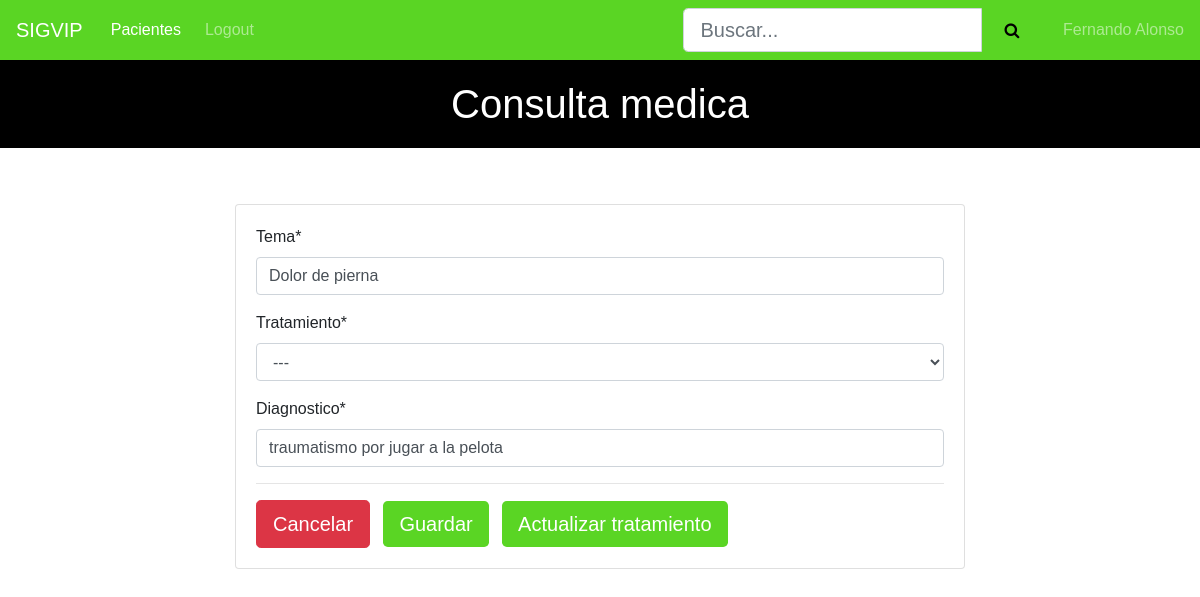
Screenshot of /ficha/1/detalle/1/update/ (signed in) with the database file from the repository.
### api/models.py (models this page shows, shortened)
class User(AbstractBaseUser,PermissionsMixin):
    rut = models.CharField(max_length=10,unique=True,validators=[verificador_run])
    nombre = models.CharField(max_length=45)
    apellidoP = models.CharField(max_length=45)
    apellidoM = models.CharField(max_length=45)
    especialidad = models.CharField(max_length=45)
    email = models.EmailField(max_length=60,unique=True)
    """Permisos de usuario"""
    is_active = models.BooleanField(default=True)
    is_staff = models.BooleanField(default=False)
    is_superuser = models.BooleanField(default=False)
    objects = UserManager()
    USERNAME_FIELD = 'email'
    REQUIRED_FIELDS = ['rut','nombre', 'apellidoP','apellidoM']

class ConsultaMedica(models.Model):
    tema = models.CharField(max_length=100)
    rut = models.ForeignKey(Paciente,default=None,on_delete=models.CASCADE)
    doctor = models.ForeignKey(User,default=None,on_delete=models.CASCADE)
    tratamiento = models.ForeignKey(Tratamiento,default=None,on_delete=models.CASCADE)
    diagnostico = models.CharField(max_length=200)
    fecha = models.DateField(default=date.today)
    fichas = models.Manager()

### ficha/views.py (the view)
# urls.py: re_path(r'^(?P<fk>\d+)/detalle/(?P<pk>\d+)/?update/$',views.ConsultaUpdate.as_view(success_url='pacientes/'),name='consulta_update'),
class ConsultaUpdate(UpdateView):
    model = ConsultaMedica
    template_name = './actualizar_ficha.html'
    fields = ['tema','tratamiento','diagnostico']

### api/models.py (called while the page is built)
    def __str__(self):
        return "{}".format(self.descripcion)

### ficha/templates/actualizar_ficha.html (shortened to what this page needs)
{% extends "base.html" %}
{% block pagina %}
<h1>Consulta medica</h1>
{% endblock %}
{% block content %}
{% load crispy_forms_tags %}
<br>
<br>
<div class="row">
    <div class="col-12 col-md-8 offset-md-2">
        <div class="card">
            <form action="" method="POST" class="card-body">
                {{form | crispy}}
                <hr>
                    <a class="btn btn-danger btn-lg" href="javascript:history.back()" role="button">Cancelar</a>
                    <input type="submit" class="btn btn-lg btn-primary " value="Guardar" onclick="Actualizar()"></input>
                    <a class="btn btn-primary btn-lg" href="{{object.tratamiento_id}}/" role="button">Actualizar tratamiento </a>
                </div>
        </div>
    </div>
</div>
{% endblock %}

### pacientes/templates/navbar.html (shortened to what this page needs)
<nav class="navbar navbar-expand-lg navbar-dark">
    <a class="navbar-brand" href="{% url 'index' %}">SIGVIP</a>
    <div class="collapse navbar-collapse" id="navbarNav">
      <ul class="navbar-nav mr-auto">
        {% if user.is_authenticated %}
            <li class="nav-item active">
                <a class="nav-link" href="/pacientes">Pacientes<span class="sr-only">(current)</span></a>
            </li>
            <li class="nav-item">
                <a class="nav-link" href="{% url 'logout' %}">Logout</a>
            </li>
        </ul>
        <div class="search" style="width: fit-content;margin-left: 35%">
            <form method="GET">
                <div id="custom-search-input">
                    <div class="input-group">
                        <input type="text" class="form-control btn-lg" placeholder="Buscar..." name="buscar"
                            value="{{request.GET.buscar}}">
                        <span class="input-group-list">
                            <button style="background-color: #5ad524;border: none;height: 44px;" type="submit"><i class="fa fa-search btn-lg"></i></button>
                        </span>
                    </div>
                </div>
            </form>
        </div>
        <span class="navbar-text" style="width: fit-content;margin-left: 2%">
            {{user.nombre}} {{user.apellidoP}}
        </span>
        {% else %}
            <li class="nav-item">
                <a class="nav-link" href="{% url 'login' %}">Login</a>
            </li>
        {% endif %}
    </div>
</nav>

### static/css/cursos.css (style rules this page uses)
body { margin: 0; padding: 0; font-family: sans-serif; }
.navbar { background-color: #5ad524; }
.navbar .navbar-brand { color: white; }
h1 { text-align: center; background-color: black; padding: 20px; color: white; }
.navbar .nav-link { color: white; border-radius: .25rem; margin: 0 0.25em; }
.btn-primary { background-color: #5ad524; border: none; }
.card { position: relative; }

### rows the page displays
User: nombre "Fernando", apellidoP "Alonso"
ConsultaMedica: tema "Dolor de pierna", tratamiento "---", diagnostico "traumatismo por jugar a la pelota"
